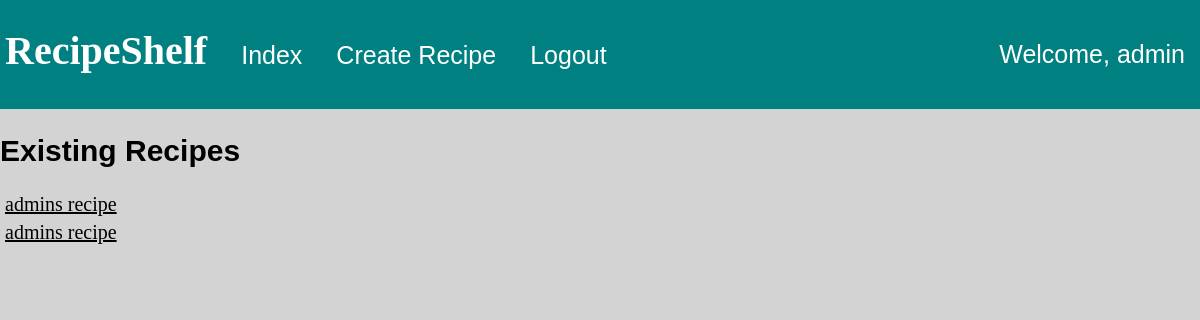
Before: /recipes/index (signed in) with the older database file.
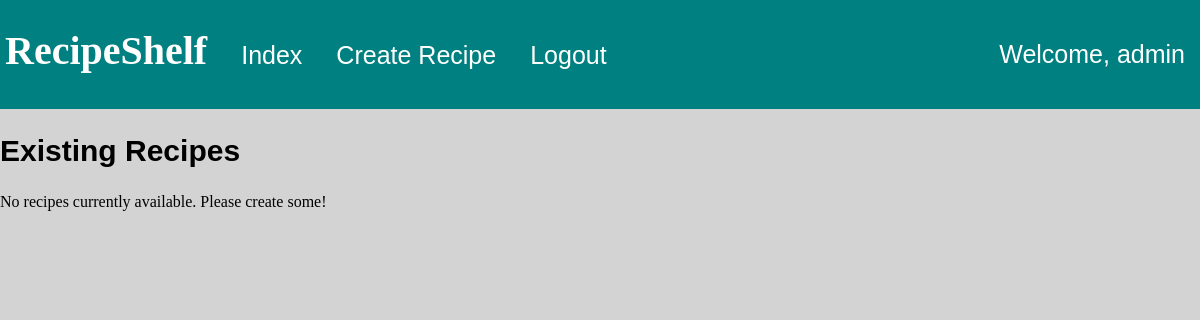
After: the same page with the newer database file.
### recipes/models.py (models this page shows, shortened)
class RecipeCard(models.Model):
    user = models.ForeignKey(
        User,
        on_delete=models.CASCADE,
        related_name= 'recipe',
        null=True)
    recipe_name = models.CharField(max_length=50)
    source = models.CharField(max_length=50)
    prep_time = models.DurationField()
    cooking_time = models.DurationField()
    servings = models.IntegerField()

### recipes/views.py (the view)
class IndexView(LoginRequiredMixin, ListView):
    login_url = 'recipes:homepage'
    model = RecipeCard
    template_name = 'recipes/recipe_index.html'
    context_object_name = 'recipes'
    def get_queryset(self):
        return RecipeCard.objects.filter(user=self.request.user)

### recipes/templates/recipes/recipe_index.html
{% extends 'recipes/base.html' %}
{% block content %}
{% load static %}
<link rel="stylesheet" type="text/css" href="{% static 'recipes/recipe_index_style.css' %}">
<h2>Existing Recipes</h2>
{% if recipes %}
    {% for recipe in recipes %}
        <li><a href = "{% url 'recipes:display_recipe' recipe.id %}">{{ recipe.recipe_name }}</a></li>
    {% endfor %}
{% else %}
    <p>No recipes currently available. Please create some!</p>
{% endif %}
{% endblock content %}

Changed rows visible on the page:
removed RecipeCard: recipe_name "admins recipe"
removed RecipeCard: recipe_name "admins recipe"
Other visible differences:
text now shown: "No recipes currently available. Please create some!"
